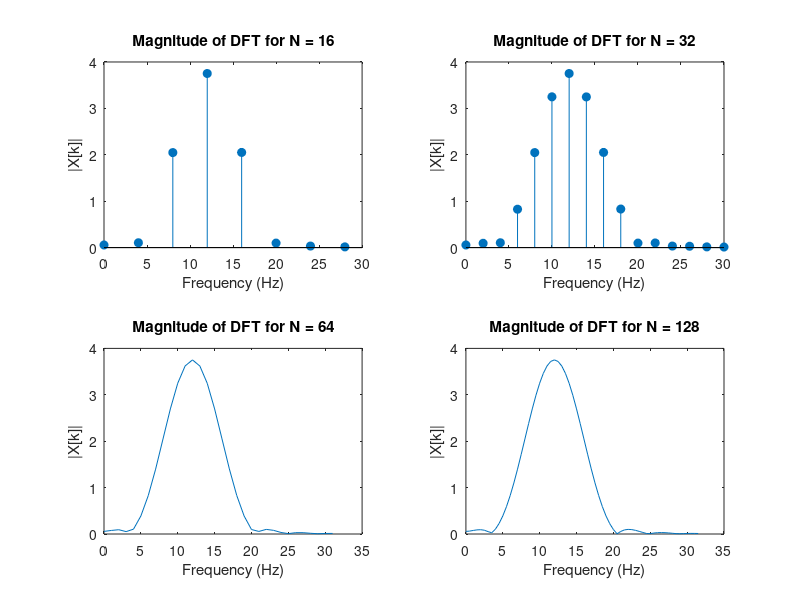

The MATLAB script that drew this image:
n = -200:200;   
f_o = 12;       
f_s = 64;       
L = 16;         
m = [1, 2, 4, 8];  

% Defining signals
p = cos(2*pi*f_o*n/f_s); 
w = [hann(L)', zeros(1, length(n) - L)];  

x = p .* w;

figure;
for k = 1:length(m)
    N = m(k) * L;  % Length of DFT
    X_k = fft(x, N);  % Compute DFT
    freq = (0:N-1) * (f_s / N);  

    subplot(2, 2, k);
    
    if m(k) == 1 || m(k) == 2
        % Use stem for small m values
        stem(freq(1:N/2), abs(X_k(1:N/2)), 'filled');
    else
        % Use plot for larger m values
        plot(freq(1:N/2), abs(X_k(1:N/2)));
    end

    title(['Magnitude of DFT for N = ', num2str(N)]);
    xlabel('Frequency (Hz)');
    ylabel('|X[k]|');
end
